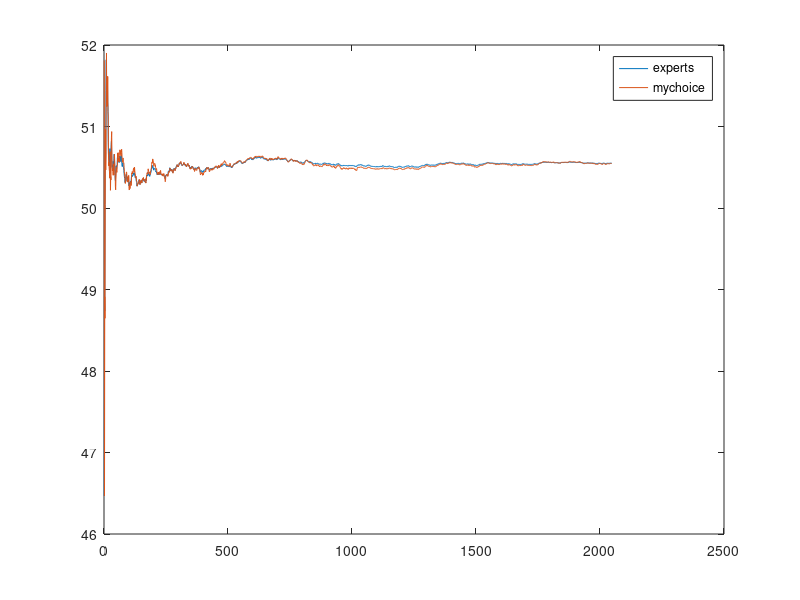

Source code (MATLAB): (Note: this script raises an error after producing the figure.)
function out = OMG()
%use doubling tricking to iterate
M = 11; % 2 ^ 15 = 32768
% the maxiums turn will iterate T times;
T = 2^(M)-1; % avoid the last value to 0
% T = 50000;
% G is  positive retional number begin with 1
N = 100; % N is used to set G and Z
global G;
G = ones(1,N);
global Z;
Z = zeros(N-1,1);
% your decision domain used in projection
global x_bound;
x_bound = [0,1000];
% D and eta are used in reward function U
global D;
D = 1;
global eta;
eta = 1;
global gzs;
gzs  = zeros(1,T+1); % <G , Z>
% output variable
global regrets;
regrets = zeros(1,T);
global regrets_div_t;
regrets_div_t = zeros(1,T);
global experts;
experts = zeros(1,T);
global expertsRewards;
expertsRewards = zeros(1,T);
global myChoices;
myChoices = zeros(1,T);
global myRewards;
myRewards = zeros(1,T);
% the initial y

y1 = 8;

%%%%%%%%%%%%%%%%%%
% main function  %
%%%%%%%%%%%%%%%%%%
  isDraw =true;
  rng(1);
  out_d=OGD_doubling(M,y1,isDraw);
  
  figure('name','Regrets Compare','NumberTitle','off','Position',[100,0,700,500]);
  plot(out_d,'DisplayName','doubling sha');
  hold on;
  
   rng(1);
%  out = OGD_Primary(T,y1,isDraw);
   x=ogddoublingtrick(M-1);
   plot(x,'DisplayName','doubling sun');
   lg=legend('doubling sha','doubling sun');
   lg.FontSize = 15;
   hold off;
%   
%   rng(1);
%   regret_s=ogdfix(8,x_bound);
%   figure('name','RG','NumberTitle','off','Position',[0,500,700,500]);
%   plot(out,'DisplayName','out_s');
%   hold on;
%   plot(regret_s,'DisplayName','regret_s');
%   legend('out_s','regret_s');
%   hold off;
%%%%%%%end%%%%%%%%


end

function out = OGD_doubling(M,y1,isDraw)
  global regrets_div_t;
  global experts;
  global myChoices;
%   global myRewards;
%   global expertsRewards;
%   global gzs;
   yout = y1;
  %rng('shuffle');
  for m = 1 : M

    [yout,regretsOut] = iteration(2^(m-1),2^(m)-1,yout,true);
%    [myChoices(m),experts(m), regrets(m)]=
%    regrets_div_t(m) = regrets(m)/2^m;
  end
 
  if isDraw
    figure('name','The value of Xt','NumberTitle','off','Position',[0,500,700,500]);
    plot(experts,'DisplayName','experts');
    hold on;
    plot(myChoices,'DisplayName','mychoice');
    lgf = legend('experts','mychoice');
    lgf.FontSize = 15;
    hold off;
    figure('name','The aluve of regret','NumberTitle','off','Position',[700,500,700,500]);
    hold on;
    %plot(regret_s'+ones(1,size(regret_s,1))*89);
    
    plot(regretsOut);
    hold off;
    
%     figure('name','Regret div t','NumberTitle','off','Position',[700,0,700,500]);
%     plot(regrets_div_t);
  end
%   diff(1:end) = regrets -(regret_s'-ones(1,size(regret_s,1))*89);

  out = regretsOut;
end

function out = OGD_Primary(T,y1,isDraw)
  global regrets_div_t;
  global experts;
  global myChoices;

%   output variable
%   regrets = zeros(1,T);
%   regrets_div_t = zeros(1,T);
%   experts = zeros(1,T);
%   expertsRewards = zeros(1,T);
%   myChoices = zeros(1,T);
%   myRewards = zeros(1,T);
   
  disp('Begin Loop');
  fprintf('Iterate %d turns',T);
  
   [yout,regretsOut ]= iteration(1,T,y1,false);
  
  disp('End Loop');
  
  if isDraw
    figure('name','The value of Xt','NumberTitle','off','Position',[0,500,700,500]);
    plot(experts,'DisplayName','experts');
    hold on;
    plot(myChoices,'DisplayName','mychoice');
    legend('experts','mychoice');
    hold off;
    figure('name','The aluve of regret','NumberTitle','off','Position',[700,500,700,500]);
    plot(regretsOut);
    figure('name','Regret div t','NumberTitle','off','Position',[700,0,700,500]);
    plot(regrets_div_t);
  end
  out = regretsOut;
end


function [yout,regretsOut ]=iteration(t_b,t_e,y,doubling_flag)
  global G;
  global Z;
  global x_bound;
  global D;
  global eta;
  global gzs;
  global regrets;
  global regrets_div_t;
  global experts;
  global expertsRewards;
  global myChoices;
  global myRewards;
  


  
  % start at 0 OMG this is a serious problem !!! because in matlab for i =
  % i = 1:1 will iterate
  if t_b == 1
    % I think there is problem
    % If we choose iterate from 1
    % The X_1 is decided by which parameter
    % This simulation is a little bit different from the normal algorithm
    % in the paper. 
    % In my code we get x at first, then we gerate y
    % get x0
    x_t = project(y,x_bound);
    % x0 feedback
    Z(1:end) = D * rand(size(Z,1),1);
    gzs(1) = G(2:end) * Z;    
    y = y + (gradient(x_t,gzs(1),eta,G));
  end
   
  for t = t_b : t_e
    %Z(1:end) = D * rand(size(Z,1),1);
    % gzs(t) = G(2:end) * Z;
    % my choice

    if doubling_flag 
      eta1 = t_b; 
    else
      eta1 = t + 1;
    end
    
    % get x_t
    myChoices(t) = project(y,x_bound);
  
    % feedback
    Z(1:end) = D * rand(size(Z,1),1);
    gzs(t) = G(2:end) * Z;
    
    % get y t + 1
    y = y + (1 / eta1)*(gradient(myChoices(t) ,gzs(t),eta,G));
    
    % my rewards
    if t == 1
       myRewards(1)  = userLoss(myChoices(1),gzs(1),eta,G);
    else
       myRewards(t)  = myRewards(t-1) + userLoss(myChoices(t),gzs(t),eta,G);
    end
    % caculate expert choice
    if t == 1
       u =  (gzs(1) + eta) / G(1);
    else
       u = (t-1)/ t* experts(t - 1) + 1/t * 1 /G(1) * (gzs(t) + eta);
    end
    u = project(u,x_bound);
    
    % record expert's choice
    experts(t) = u;
    %expert's rewards
    
    expertsRewards(t) = expertReward(experts(t),gzs,eta,t,G);
    
    % regret
    regrets(t) = myRewards(t) - expertsRewards(t);
    
    % test the big O property
    regrets_div_t(t) = regrets(t) / t;
    %%%
  end
  
  yout = y;
  regretsOut = regrets;
end


% the difference of reward function U
function uout = gradient(x_t,gz,eta,G)
  uout = - G(1)*(G(1)*x_t - gz - eta);  
end
% the reward function U
function uout = userLoss(x_t,gz,eta,G)
  uout = -0.5 * (G(1).*x_t - gz - eta).^2;
end

function uout = expertReward(u,gzs,eta,t,G)
  uout = -0.5 * (t * ((G(1)* u - eta)^2 )+sum(-2*(G(1)*u -eta) * gzs(1:t) + gzs(1:t).^2));
end
%the projection funciton
function x_t = project(y_t,x_bound)
  if x_bound(1) <= y_t && y_t <= x_bound(2)
    x_t = y_t;
  else
    if y_t < x_bound(1)
      x_t = x_bound(1);
    else
      x_t = x_bound(2);
    end
  end
end


function regret=ogdfix(y1,x_bound)
%x belongs to [0,1000]
% global myRewards;
% global myChoices;
%y0=8;
  T=2^11-1;
  eta=1;
  n=100;
  s=zeros(T+1,1);

  y=zeros(T,1);
  % this y has some problem!!!
  % I fix it
  %calculate y(1)
  expert_reward=zeros(T,1);
  users_reward=zeros(T,1);
  regret=zeros(T,1);
  u=zeros(T,1);
  user=zeros(T,1);
  z=zeros(n-1,1);
 
  x=zeros(T,1);
  
  % init 
  % we should say given y1,insteading given y0
  % get x0
  %  y(1) = y1;
  x = project(y1,x_bound);
  % feedback t = 0
  z(:)=rand(n-1,1);
  s =sum(z);
  % y = 1
  y(1)= y1 -  (x-sum(z)-eta);
  % feedback function
  % t = 1
  x(1) = project( y(1),x_bound);
  % feedback t = 1
  z(:)=rand(n-1,1);
  s(1) =sum(z);
  user(1) = -0.5*(x(1)-s(1)-eta)^2; 
  u(1)=s(1)+eta;
  expert_reward(1) = -0.5*(u(1)-s(1)-eta)^2;
  regret(1)=user(1)-expert_reward(1);
  % y 2 
   y(2)= y(1) - 1/2 * (x(1)-sum(z)-eta);
  for t=2:T
      %user's choice
      
      % get x and save user choice
      x(t)=project(y(t),x_bound);

      % get feedback
      z=rand(n-1,1);
      s(t)=sum(z);

      % update y
      y(t+1)=y(t)-(x(t)-s(t)-eta)/(t+1);
      %user performance
      users_reward(t)=-0.5*(x(t)-s(t)-eta)^2; 
 
      user(t)=user(t-1)+users_reward(t);
      %best expert performance
     

      u(t)=u(t-1)*(t-1)/t+(s(t)+eta)/t; 

      for j=1:t
          expert_reward(t)=expert_reward(t)-0.5*(u(t)-s(j)-eta)^2;
       end
      %calculate regret
      regret(t)=user(t)-expert_reward(t);
   end
end


function x=ogddoublingtrick(period)
%x belongs to [0,1000]
round=2^(period+1)-1;

rng(1);
x=zeros(round,1);
y=zeros(round,1);
u=zeros(round,1);
user=zeros(round,1);
expert_reward=zeros(round,1);
users_reward=zeros(round,1);
regret=zeros(round,1);

y0=8;
eta=1;
n=100;
s=zeros(round,1);

%calculate y(1)
z=rand(n-1,1);
x0=project(y0);
sum0=sum(z);
y(1)=y0-(x0-sum0-eta);

% regret
for m=0:period
    for t=(2^m):(2^(m+1)-1)
         %user's choice
          x(t)=project(y(t));
          
          z=rand(n-1,1);
          s(t)=sum(z);
          y(t+1)=y(t)-(x(t)-s(t)-eta)/((2^m));
        %user performance
        users_reward(t)=-0.5*(x(t)-s(t)-eta)^2; 
        if t==1
            user(t)=users_reward(t);
        else
            user(t)=user(t-1)+users_reward(t);
        end
        %best expert performance
        if t==1
            u(t)=s(t)+eta;
        else
            u(t)=u(t-1)*(t-1)/t+(s(t)+eta)/t; 
        end
        for j=1:t
            expert_reward(t)=expert_reward(t)-0.5*(u(t)-s(j)-eta)^2;
        end
        %calculate regret
        regret(t)=user(t)-expert_reward(t);
    end
end
x = regret;

function x=project(y)
if y>=0 && y<=1000
    x=y;
elseif y>1000
    x=1000;
else
    x=0;
end
end

end


